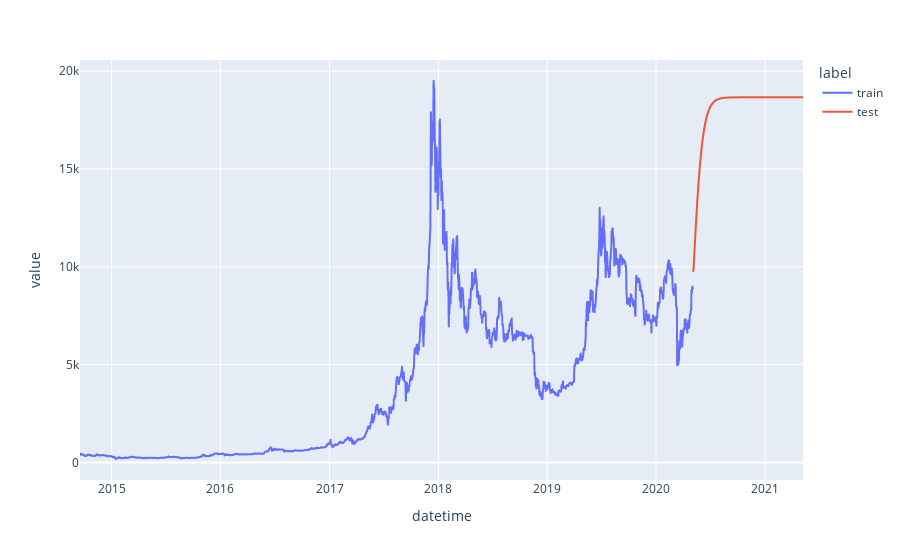

This figure's notebook cell:
### Code cell
fig = px.line(df_forecast_lstm, x=df_forecast_lstm.index, y="value", color="label")
fig.show()

### Figure 1 — Plotly figure (JSON) as saved in the notebook; plotly's stock layout.template omitted (floating-point values rounded to 4 significant figures; data arrays with more than 128 entries replaced by an {"elided": "..."} marker saying what was removed)
{"data": [{"hovertemplate": "label=train<br>datetime=%{x}<br>value=%{y}<extra></extra>", "legendgroup": "train", "line": {"color": "#636efa", "dash": "solid"}, "marker": {"symbol": "circle"}, "mode": "lines", "name": "train", "showlegend": true, "type": "scattergl", "x": {"elided": "2057 str values"}, "xaxis": "x", "y": {"elided": "2057 float values"}, "yaxis": "y"}, {"hovertemplate": "label=test<br>datetime=%{x}<br>value=%{y}<extra></extra>", "legendgroup": "test", "line": {"color": "#EF553B", "dash": "solid"}, "marker": {"symbol": "circle"}, "mode": "lines", "name": "test", "showlegend": true, "type": "scattergl", "x": {"elided": "369 str values"}, "xaxis": "x", "y": {"elided": "369 float values"}, "yaxis": "y"}], "layout": {"autosize": true, "legend": {"title": {"text": "label"}, "tracegroupgap": 0}, "margin": {"t": 60}, "xaxis": {"anchor": "y", "autorange": true, "domain": [0, 1], "range": ["2014-09-17", "2021-05-08"], "title": {"text": "datetime"}, "type": "date"}, "yaxis": {"anchor": "x", "autorange": true, "domain": [0, 1], "range": [-895.2, 20570.0], "title": {"text": "value"}, "type": "linear"}}}
